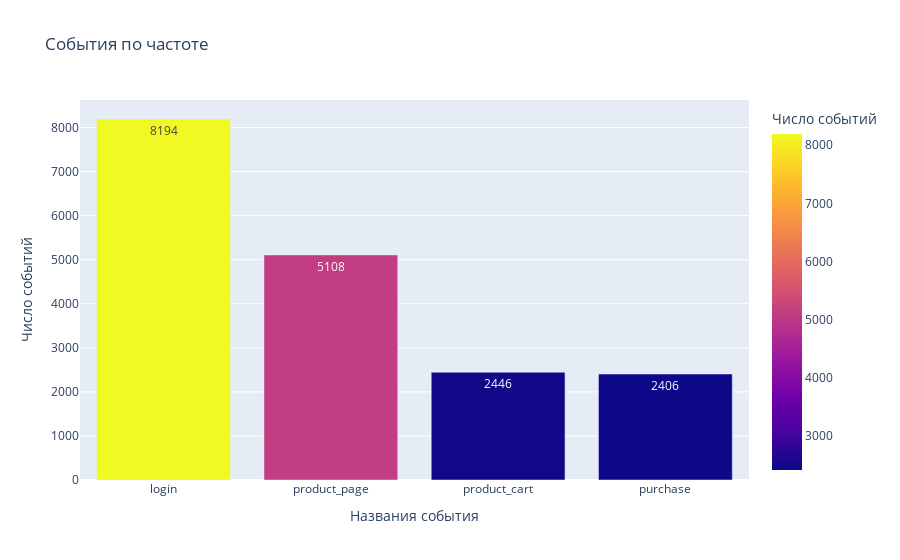

The notebook cell saved with this chart:
### Code cell
# нарисуем график
fig = px.bar(count_event,
       # обозначим ось X      
       x ='event_name',
       # обозначим ось Y      
       y = 'count',
       # покажем число  событий     
       text = 'count',
       # обозначим цвет количества      
       color = 'count',
       # сделаем подписи      
       title = 'События по частоте',  
      labels = {'count' : 'Число событий',
               'event_name' : 'Названия события'})
fig.show()

### Figure 1 — Plotly figure (JSON) as saved in the notebook; plotly's stock layout.template omitted (floating-point values rounded to 4 significant figures)
{"data": [{"alignmentgroup": "True", "hovertemplate": "Названия события=%{x}<br>Число событий=%{marker.color}<extra></extra>", "legendgroup": "", "marker": {"color": [8194, 5108, 2446, 2406], "coloraxis": "coloraxis", "pattern": {"shape": ""}}, "name": "", "offsetgroup": "", "orientation": "v", "showlegend": false, "text": [8194, 5108, 2446, 2406], "textposition": "auto", "type": "bar", "x": ["login", "product_page", "product_cart", "purchase"], "xaxis": "x", "y": [8194, 5108, 2446, 2406], "yaxis": "y"}], "layout": {"barmode": "relative", "coloraxis": {"colorbar": {"title": {"text": "Число событий"}}, "colorscale": [[0, "#0d0887"], [0.1111, "#46039f"], [0.2222, "#7201a8"], [0.3333, "#9c179e"], [0.4444, "#bd3786"], [0.5556, "#d8576b"], [0.6667, "#ed7953"], [0.7778, "#fb9f3a"], [0.8889, "#fdca26"], [1, "#f0f921"]]}, "legend": {"tracegroupgap": 0}, "title": {"text": "События по частоте"}, "xaxis": {"anchor": "y", "domain": [0, 1], "title": {"text": "Названия события"}}, "yaxis": {"anchor": "x", "domain": [0, 1], "title": {"text": "Число событий"}}}}
